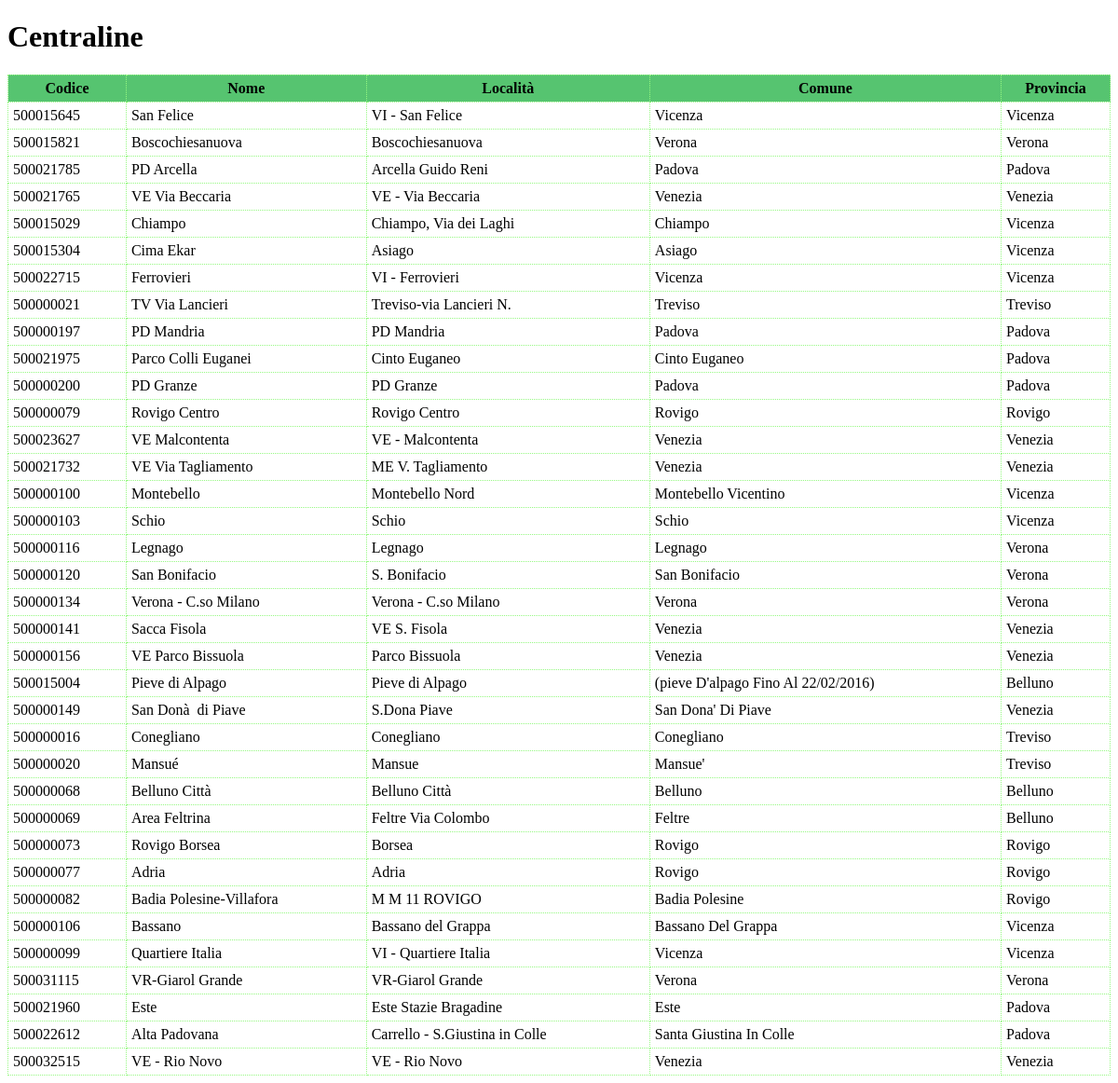
Page /ARPAV/index.php on the committed database.
### tables this page shows
CREATE TABLE stazioni (
  codseqst varchar(12) primary key,
  nome varchar(20) NOT NULL,
  localita varchar(40) NOT NULL,
  comune varchar(40) NOT NULL,
  provincia char(2) NOT NULL,
  lat int(11) NOT NULL,
  lon int(11) NOT NULL
);

### ARPAV/index.php (the view, shortened to what this page needs)
<?php
    function genTable()
    {
        $dir='sqlite:C:/Work/polveri.db';
        $dbh= new PDO($dir) or die("noooo");
        $query="SELECT *FROM stazioni";
        $stmt = $dbh->prepare( $query );
        $stmt->execute();
        echo "<table class=\"tab\">";
            echo "<thead>";
                echo "<th>Codice</th>";
                echo "<th>Nome</th>";
                echo "<th>Località</th>";
                echo "<th>Comune</th>";
                echo "<th>Provincia</th>";
            echo "</thead>";
            while ($row = $stmt->fetch(PDO::FETCH_ASSOC)){
                echo "<tr>";
                    echo "<td>".$row['codseqst']."</td>";
                    echo "<td>".$row['nome']."</td>";
                    echo "<td>".$row['localita']."</td>";
                     echo "<td>".$row['comune']."</td>";
                    echo "<td>".$row['provincia']."</td>";
                echo "</tr>";
            }
        echo "</table>";
    }
?>
<!DOCTYPE html>
<html>
    <head>
    </head>
<body>
    <h1> Centraline </h1>
    <div id="table">
        <?php genTable() ?>
    </div>
</body>
</html>

### ARPAV/index.php (style rules this page uses)
.tab { width: 100%; background-color: #FFFFFF; border-collapse: collapse; border-width: 1px; border-color: #95F881; border-style: dotted; color: #000000; }
.tab td, .tab th { border-width: 1px; border-color: #95F881; border-style: dotted; padding: 5px; }
.tab thead { background-color: #56C470; }

### rows in the picture
stazioni: codseqst "500015645", nome "San Felice", localita "VI - San Felice", comune "Vicenza", provincia "Vicenza"
stazioni: codseqst "500015821", nome "Boscochiesanuova", localita "Boscochiesanuova", comune "Verona", provincia "Verona"
stazioni: codseqst "500021785", nome "PD Arcella", localita "Arcella Guido Reni", comune "Padova", provincia "Padova"
stazioni: codseqst "500021765", nome "VE Via Beccaria", localita "VE - Via Beccaria", comune "Venezia", provincia "Venezia"
stazioni: codseqst "500015029", nome "Chiampo", localita "Chiampo, Via dei Laghi", comune "Chiampo", provincia "Vicenza"
stazioni: codseqst "500015304", nome "Cima Ekar", localita "Asiago", comune "Asiago", provincia "Vicenza"
stazioni: codseqst "500022715", nome "Ferrovieri", localita "VI - Ferrovieri", comune "Vicenza", provincia "Vicenza"
stazioni: codseqst "500000021", nome "TV Via Lancieri", localita "Treviso-via Lancieri N.", comune "Treviso", provincia "Treviso"
stazioni: codseqst "500000197", nome "PD Mandria", localita "PD Mandria", comune "Padova", provincia "Padova"
stazioni: codseqst "500021975", nome "Parco Colli Euganei", localita "Cinto Euganeo", comune "Cinto Euganeo", provincia "Padova"
stazioni: codseqst "500000200", nome "PD Granze", localita "PD Granze", comune "Padova", provincia "Padova"
stazioni: codseqst "500000079", nome "Rovigo Centro", localita "Rovigo Centro", comune "Rovigo", provincia "Rovigo"
stazioni: codseqst "500023627", nome "VE Malcontenta", localita "VE - Malcontenta", comune "Venezia", provincia "Venezia"
stazioni: codseqst "500021732", nome "VE Via Tagliamento", localita "ME V. Tagliamento", comune "Venezia", provincia "Venezia"
stazioni: codseqst "500000100", nome "Montebello", localita "Montebello Nord", comune "Montebello Vicentino", provincia "Vicenza"
stazioni: codseqst "500000103", nome "Schio", localita "Schio", comune "Schio", provincia "Vicenza"
stazioni: codseqst "500000116", nome "Legnago", localita "Legnago", comune "Legnago", provincia "Verona"
stazioni: codseqst "500000120", nome "San Bonifacio", localita "S. Bonifacio", comune "San Bonifacio", provincia "Verona"
stazioni: codseqst "500000134", nome "Verona - C.so Milano", localita "Verona - C.so Milano", comune "Verona", provincia "Verona"
stazioni: codseqst "500000141", nome "Sacca Fisola", localita "VE S. Fisola", comune "Venezia", provincia "Venezia"
stazioni: codseqst "500000156", nome "VE Parco Bissuola", localita "Parco Bissuola", comune "Venezia", provincia "Venezia"
stazioni: codseqst "500015004", nome "Pieve di Alpago", localita "Pieve di Alpago", comune "(pieve D'alpago Fino Al 22/02/2016)", provincia "Belluno"
stazioni: codseqst "500000149", nome "San Donà di Piave", localita "S.Dona Piave", comune "San Dona' Di Piave", provincia "Venezia"
stazioni: codseqst "500000016", nome "Conegliano", localita "Conegliano", comune "Conegliano", provincia "Treviso"
stazioni: codseqst "500000020", nome "Mansué", localita "Mansue", comune "Mansue'", provincia "Treviso"
stazioni: codseqst "500000068", nome "Belluno Città", localita "Belluno Città", comune "Belluno", provincia "Belluno"
stazioni: codseqst "500000069", nome "Area Feltrina", localita "Feltre Via Colombo", comune "Feltre", provincia "Belluno"
stazioni: codseqst "500000073", nome "Rovigo Borsea", localita "Borsea", comune "Rovigo", provincia "Rovigo"
stazioni: codseqst "500000077", nome "Adria", localita "Adria", comune "Rovigo", provincia "Rovigo"
stazioni: codseqst "500000082", nome "Badia Polesine-Villafora", localita "M M 11 ROVIGO", comune "Badia Polesine", provincia "Rovigo"
stazioni: codseqst "500000106", nome "Bassano", localita "Bassano del Grappa", comune "Bassano Del Grappa", provincia "Vicenza"
stazioni: codseqst "500000099", nome "Quartiere Italia", localita "VI - Quartiere Italia", comune "Vicenza", provincia "Vicenza"
stazioni: codseqst "500031115", nome "VR-Giarol Grande", localita "VR-Giarol Grande", comune "Verona", provincia "Verona"
stazioni: codseqst "500021960", nome "Este", localita "Este Stazie Bragadine", comune "Este", provincia "Padova"
stazioni: codseqst "500022612", nome "Alta Padovana", localita "Carrello - S.Giustina in Colle", comune "Santa Giustina In Colle", provincia "Padova"
stazioni: codseqst "500032515", nome "VE - Rio Novo", localita "VE - Rio Novo", comune "Venezia", provincia "Venezia"
